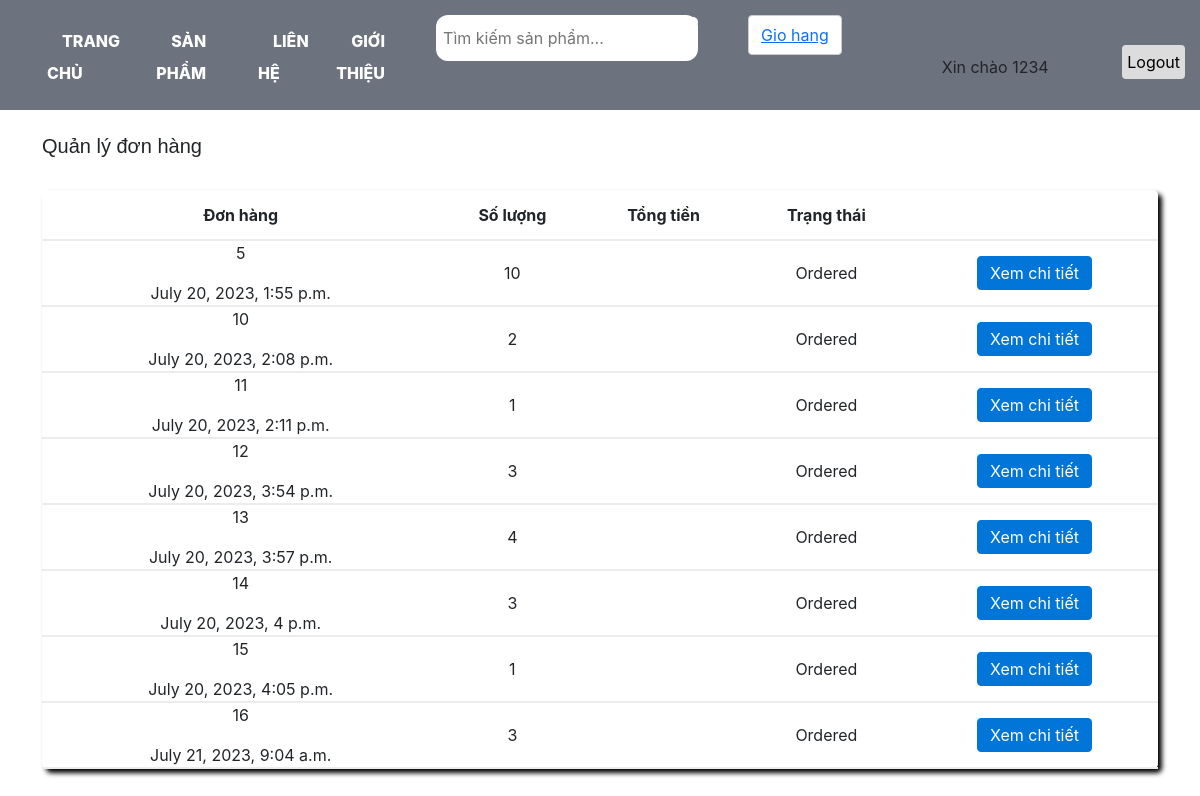
The app's page /order_list/ (signed in), older data.
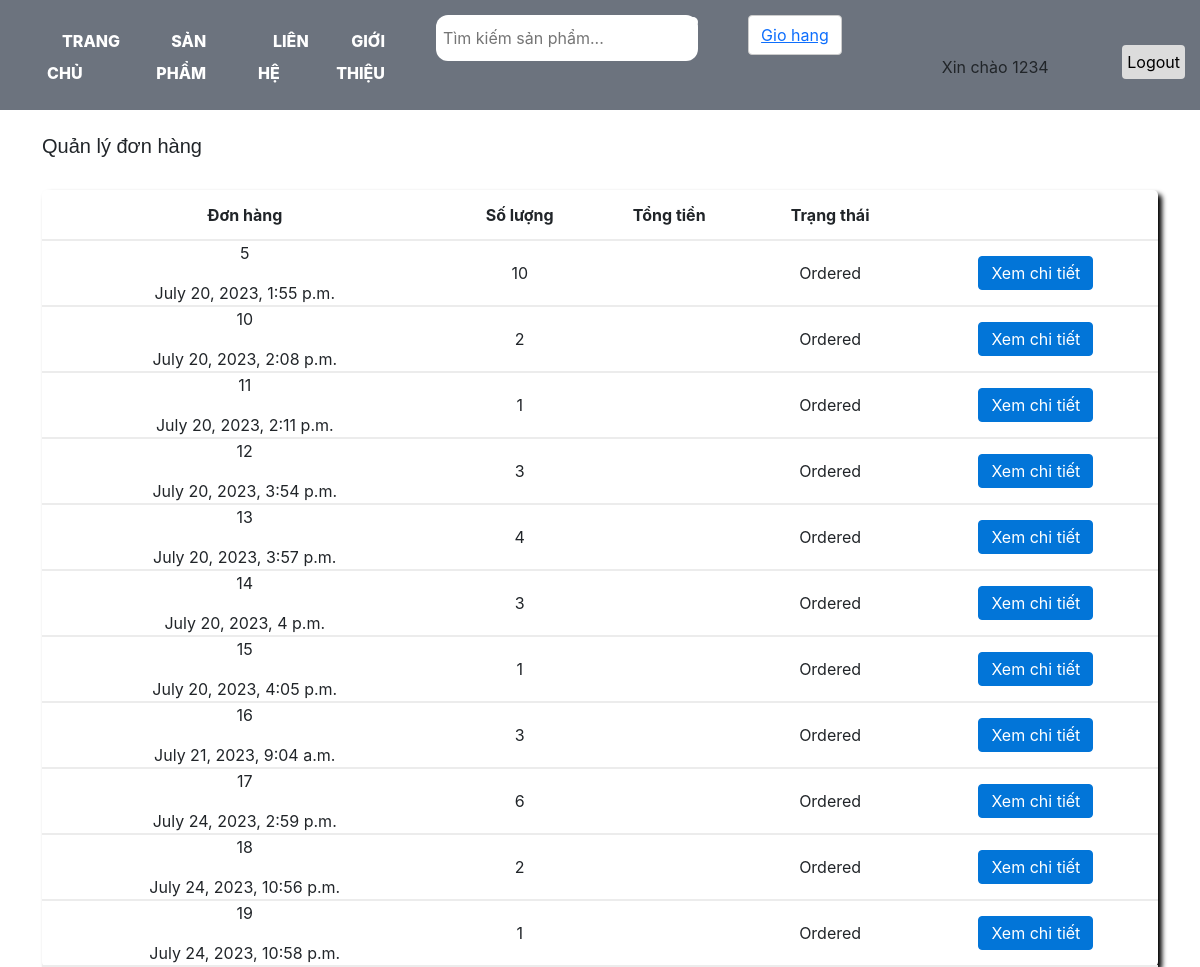
The same page, newer data.
### order/models.py (models this page shows)
class Order(models.Model):
    status_choices = (
        (1, "Cart"),
        (2, "Ordered"),
        (3, "Cancelled"),
    )
    total_price = models.FloatField(default=0)
    quantity = models.PositiveIntegerField(default=0)
    user = models.ForeignKey(Users, related_name='users', on_delete=models.CASCADE, null=True, blank=True)
    status = models.IntegerField(choices=status_choices, default=1)
    datetime = models.DateTimeField(null=True, blank=True)

### product/views.py (the view, shortened to what this page needs)
# urls.py: path('order_list/',views.order_list, name="order_list"),
def order_list(request):
    list = Order.objects.filter(user=request.user, status =2)
    return render (request,'product/account.html',{'order':list})

### product/templates/product/account.html
{% extends 'product/base.html' %}
{% load static %}
{% block content %}
<br>
<h5>Quản lý đơn hàng</h5>
<br>
<table class ="order-tb">
    <tr class="tb-h">
        <th>Đơn hàng</th>
        <th>Số lượng</th>
        <th>Tổng tiền</th>
        <th>Trạng thái</th>
        <th></th>
    </tr>
    {% for i in order %}
        <tr class="table-order">
        <td><p>{{i.id}}</p>{{i.datetime}}</td>
        <td>{{i.quantity}}</td>
        <td>{{i.total}}</td>
        <td>{{i.get_status_display}}</td>
        <td><a href="{% url 'product:review_order' i.id%}" class="btn btn-primary">Xem chi tiết</a></td>
    {% endfor %}
        </tr>
</table>
{% endblock %}

Row changes from the older to the newer data that the page shows:
now on this page (row edited): Order: id "17", datetime "July 24, 2023, 2:59 p.m.", quantity "6", status "Ordered"
added Order: id "18", datetime "July 24, 2023, 10:56 p.m.", quantity "2", status "Ordered"
added Order: id "19", datetime "July 24, 2023, 10:58 p.m.", quantity "1", status "Ordered"
